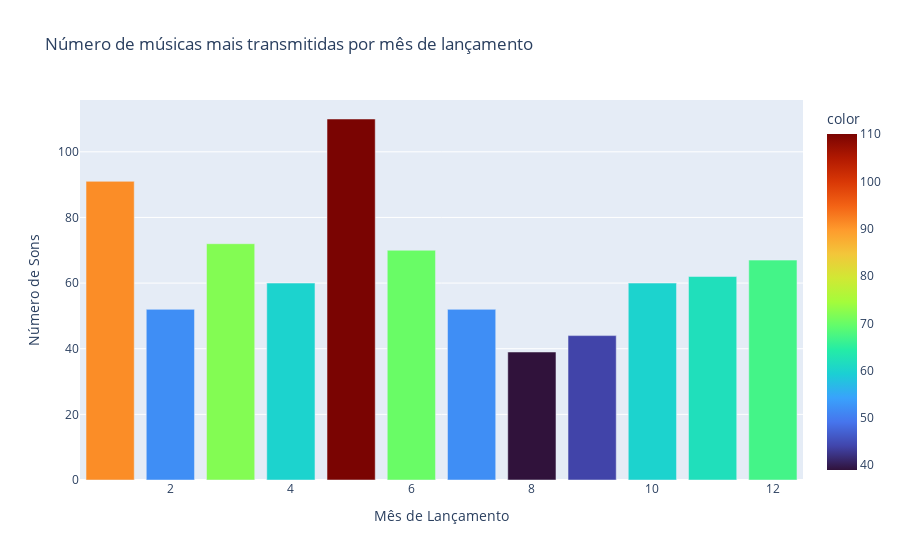

The code cell stored with this chart in its notebook:
### Markdown cell above
# Quais tendências podem ser observadas em relação aos meses de lançamento das músicas mais transmitidas?

### Code cell
import plotly.express as px
contagem_mensal= df_novo['released_month'].value_counts().sort_index()
fig = px.bar(x=contagem_mensal.index, 
              y=contagem_mensal.values, 
              title='Número de músicas mais transmitidas por mês de lançamento',
              labels={'x': 'Mês de Lançamento', 'y': 'Número de Sons'},
              color=contagem_mensal.values,
              color_continuous_scale='Turbo')
fig.show()

### Figure 1 — Plotly figure (JSON) as saved in the notebook; plotly's stock layout.template omitted (floating-point values rounded to 4 significant figures)
{"data": [{"alignmentgroup": "True", "hovertemplate": "Mês de Lançamento=%{x}<br>Número de Sons=%{y}<br>color=%{marker.color}<extra></extra>", "legendgroup": "", "marker": {"color": [91, 52, 72, 60, 110, 70, 52, 39, 44, 60, 62, 67], "coloraxis": "coloraxis", "pattern": {"shape": ""}}, "name": "", "offsetgroup": "", "orientation": "v", "showlegend": false, "textposition": "auto", "type": "bar", "x": [1, 2, 3, 4, 5, 6, 7, 8, 9, 10, 11, 12], "xaxis": "x", "y": [91, 52, 72, 60, 110, 70, 52, 39, 44, 60, 62, 67], "yaxis": "y"}], "layout": {"barmode": "relative", "coloraxis": {"colorbar": {"title": {"text": "color"}}, "colorscale": [[0, "#30123b"], [0.07143, "#4145ab"], [0.1429, "#4675ed"], [0.2143, "#39a2fc"], [0.2857, "#1bcfd4"], [0.3571, "#24eca6"], [0.4286, "#61fc6c"], [0.5, "#a4fc3b"], [0.5714, "#d1e834"], [0.6429, "#f3c63a"], [0.7143, "#fe9b2d"], [0.7857, "#f36315"], [0.8571, "#d93806"], [0.9286, "#b11901"], [1, "#7a0402"]]}, "legend": {"tracegroupgap": 0}, "title": {"text": "Número de músicas mais transmitidas por mês de lançamento"}, "xaxis": {"anchor": "y", "domain": [0, 1], "title": {"text": "Mês de Lançamento"}}, "yaxis": {"anchor": "x", "domain": [0, 1], "title": {"text": "Número de Sons"}}}}
